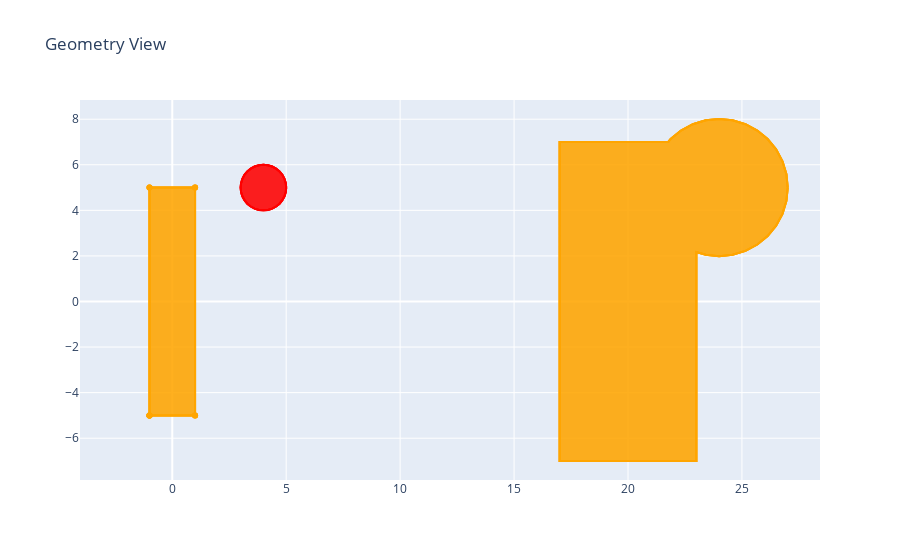

Notebook source saved alongside this figure:
### Code cell
base.all_to_poly()
# Adding base to geomE
geomE+=base

# RESIZING operations
# You can resize polygon isotropically
res1 = base.copy() # We keep base for later
res1.set_layer(1) # put all in layer 1
# The following bloats the polygons in layer 1 by 2 um in all directions, note that elements will merge
# Use negative values to shrink
res1.poly_resize(2.0, 1)
res1.translate(20, 0)

geomE+=res1 # adding the result to the main Geometry
GeomViewPlotly(geomE)
